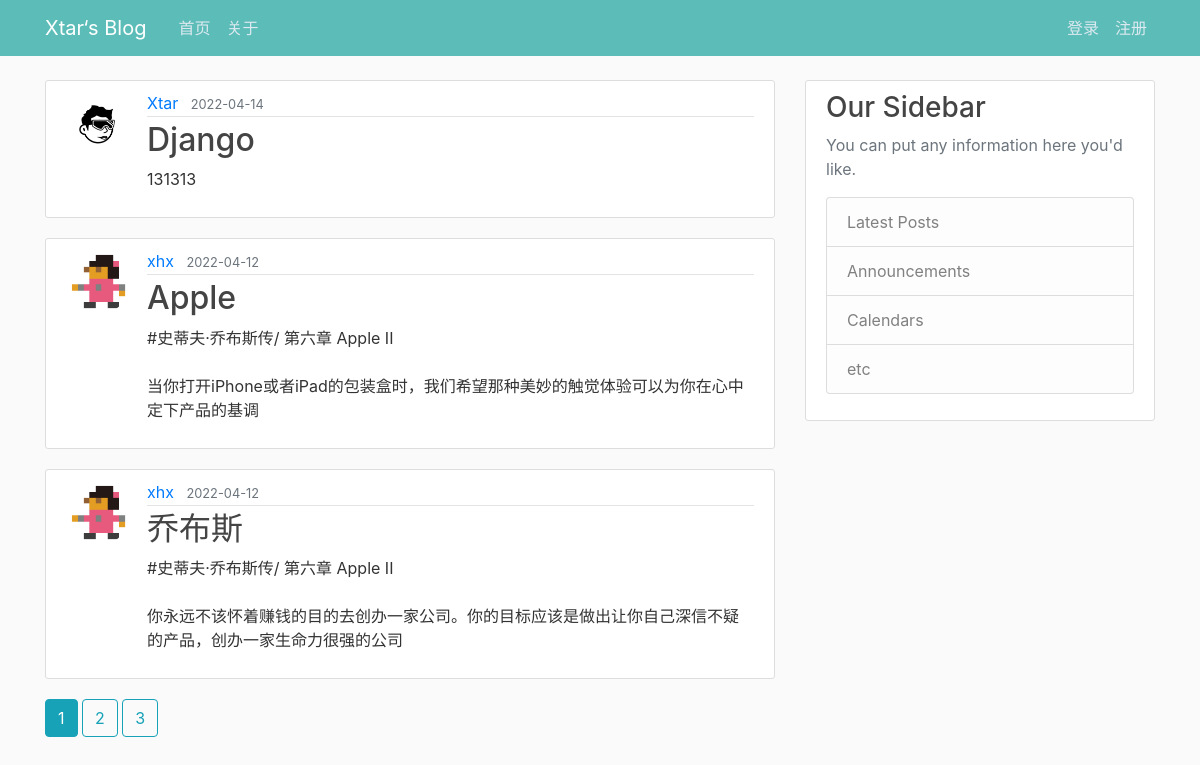
The page /home on the database its author committed.
### flaskblog/models.py (models this page shows, shortened)
class Post(db.Model):
    id = db.Column(db.Integer, primary_key=True)
    title = db.Column(db.String(100), nullable=False)
    date_posted = db.Column(db.DateTime, nullable=False, default=datetime.utcnow)
    content = db.Column(db.Text, nullable=False)
    user_id = db.Column(db.Integer, db.ForeignKey('user.id'), nullable=False)

class User(db.Model, UserMixin):
    id = db.Column(db.Integer, primary_key=True)
    username = db.Column(db.String(20), unique=True, nullable=False)
    email = db.Column(db.String(120), unique=True, nullable=False)
    image_file = db.Column(db.String(20), nullable=False, default='default.jpg')
    password = db.Column(db.String(60), nullable=False)
    posts = db.relationship('Post', backref='author', lazy=True) # post与author是多对一

### flaskblog/main/routes.py (the view)
@main.route('/')
@main.route('/home')
def home():
    page = request.args.get('page', 1, type=int)
    posts = Post.query.order_by(Post.date_posted.desc()).paginate(page=page, per_page=3)
    return render_template('home.html', posts=posts)

### flaskblog/templates/home.html
{% extends "layout.html" %}
{% block content %}
    {% for post in posts.items %}
        <article class="media content-section">
            <img class="rounded-circle article-img" src="{{ url_for('static', filename='profile_pics/' + post.author.image_file) }}">
            <div class="media-body">
                <div class="article-metadata">
                    <a class="mr-2" href="{{ url_for('users.user_posts', username=post.author.username) }}">{{ post.author.username }}</a>
                    <small class="text-muted">{{ post.date_posted.strftime('%Y-%m-%d') }}</small>
                </div>
                <h2><a class="article-title" href="{{ url_for('posts.post', post_id=post.id) }}">{{ post.title }}</a></h2>
                <p class="article-content">{{ post.content }}</p>
            </div>
        </article>
    {% endfor %}
    {% for page_num in posts.iter_pages(left_edge=1, right_edge=1, left_current=1, right_current=2) %}
        {% if page_num %}
            {% if posts.page ==  page_num %}
                <a class="btn btn-info md-4" href="{{ url_for('main.home', page=page_num) }}">{{ page_num }}</a>
            {% else %}
                <a class="btn btn-outline-info md-4" href="{{ url_for('main.home', page=page_num) }}">{{ page_num }}</a>
            {% endif %}
        {% else %}
            ...
        {% endif %}
    {% endfor %}
{% endblock content %}

### flaskblog/templates/layout.html (shortened to what this page needs)
<!DOCTYPE html>
<html>
<head>
    <link rel="stylesheet" href="https://maxcdn.bootstrapcdn.com/bootstrap/4.0.0/css/bootstrap.min.css">
    <link rel="stylesheet" type="text/css" href="{{ url_for('static', filename='main.css') }}">
</head>
<body>
    <header class="site-header">
      <nav class="navbar navbar-expand-md navbar-dark bg-steel fixed-top">
        <div class="container">
          <a class="navbar-brand mr-4" href="/">Xtar‘s Blog</a>
          <div class="collapse navbar-collapse" id="navbarToggle">
            <div class="navbar-nav mr-auto">
              <a class="nav-item nav-link" href="{{ url_for('main.home') }}">首页</a>
              <a class="nav-item nav-link" href="{{ url_for('main.about') }}">关于</a>
            </div>
            <div class="navbar-nav">
              {% if current_user.is_authenticated %}
                <a class="nav-item nav-link" href="{{ url_for('posts.new_post') }}">写文章</a>
                <a class="nav-item nav-link" href="{{ url_for('users.account') }}">个人信息</a>
                <a class="nav-item nav-link" href="{{ url_for('users.logout') }}">退出</a>
              {% else %}
                <a class="nav-item nav-link" href="{{ url_for('users.login') }}">登录</a>
                <a class="nav-item nav-link" href="{{ url_for('users.register') }}">注册</a>
              {% endif %}
            </div>
          </div>
        </div>
      </nav>
    </header>
    <main role="main" class="container">
      <div class="row">
        <div class="col-md-8">
          {% block content %}{% endblock %}
        </div>
        <div class="col-md-4">
          <div class="content-section">
            <h3>Our Sidebar</h3>
            <p class='text-muted'>You can put any information here you'd like.
              <ul class="list-group">
                <li class="list-group-item list-group-item-light">Latest Posts</li>
                <li class="list-group-item list-group-item-light">Announcements</li>
                <li class="list-group-item list-group-item-light">Calendars</li>
                <li class="list-group-item list-group-item-light">etc</li>
              </ul>
            </p>
          </div>
        </div>
      </div>
    </main>
</body>
</html>

### flaskblog/static/main.css (style rules this page uses)
body { background: #fafafa; color: #333333; margin-top: 5rem; }
h1, h2, h3, h4, h5, h6 { color: #444444; }
.bg-steel { background-color: #5cbdb8; }
.site-header .navbar-nav .nav-link { color: #dce9f0; }
.content-section { background: #ffffff; padding: 10px 20px; border: 1px solid #dddddd; border-radius: 3px; margin-bottom: 20px; }
.article-title { color: #444444; }
.article-content { white-space: pre-line; }
.article-img { height: 65px; width: 65px; margin-right: 16px; }
.article-metadata { padding-bottom: 1px; margin-bottom: 4px; border-bottom: 1px solid #e3e3e3 }

### rows shown on the page
Post: image_file (picture), author.username "Xtar", date_posted "2022-04-14", title "Django", content "131313"
Post: image_file (picture), author.username "xhx", date_posted "2022-04-12", title "Apple", content "#史蒂夫·乔布斯传/ 第六章 Apple II 当你打开iPhone或者iPad的包装盒时，我们希望那种美妙的触觉体验可以为你在心中定下产品的基调"
Post: image_file (picture), author.username "xhx", date_posted "2022-04-12", title "乔布斯", content "#史蒂夫·乔布斯传/ 第六章 Apple II 你永远不该怀着赚钱的目的去创办一家公司。你的目标应该是做出让你自己深信不疑的产品，创办一家生命力很强的公司"

### other values the page prints
{{ page_num }} "1"
{{ page_num }} "2" "3"
